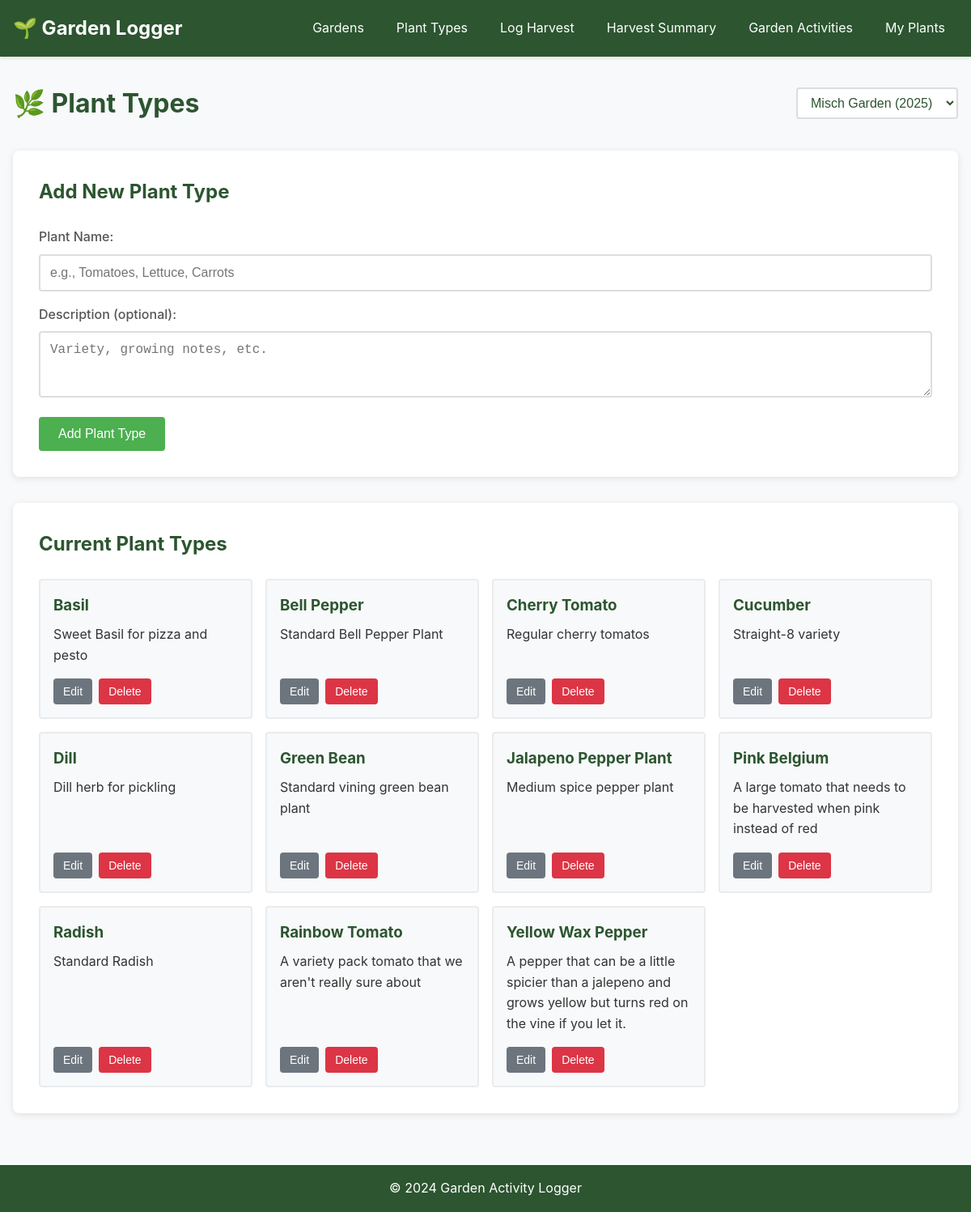
Screenshot of /plant-types with the database file from the repository.
### tables this page shows
CREATE TABLE "plant_types" (
                    id INTEGER PRIMARY KEY AUTOINCREMENT,
                    garden_id INTEGER NOT NULL,
                    name TEXT NOT NULL,
                    description TEXT,
                    created_at TIMESTAMP DEFAULT CURRENT_TIMESTAMP,
                    FOREIGN KEY (garden_id) REFERENCES gardens (id) ON DELETE CASCADE
                );

### main.py (the view)
@app.get("/plant-types", response_class=HTMLResponse)
async def plant_types_page(request: Request):
    current_garden_id = get_current_garden_id(request)
    current_garden = db.get_garden_by_id(current_garden_id)
    plant_types = db.get_plant_types(current_garden_id)
    gardens = db.get_gardens()
    return templates.TemplateResponse("plant_types.html", {
        "request": request,
        "plant_types": plant_types,
        "current_garden": current_garden,
        "gardens": gardens
    })

### templates/plant_types.html (shortened to what this page needs)
{% extends "base.html" %}
{% block content %}
<div class="container">
    <div class="page-header">
        <h1>🌿 Plant Types</h1>
        {% if gardens|length > 1 %}
            <select id="garden-select-plant-types" class="garden-dropdown-inline" onchange="switchGardenAndReload(this.value, '/plant-types')">
                {% for garden in gardens %}
                    <option value="{{ garden.id }}" {% if current_garden and garden.id == current_garden.id %}selected{% endif %}>
                        {{ garden.name }} ({{ garden.year }})
                    </option>
                {% endfor %}
            </select>
        {% elif current_garden %}
            <span class="current-garden-inline">{{ current_garden.name }} ({{ current_garden.year }})</span>
        {% endif %}
    </div>
    <div class="form-section">
        <h2>Add New Plant Type</h2>
        <form hx-post="/plant-types" hx-target="#plant-types-list" hx-swap="outerHTML">
            <div class="form-group">
                <label for="name">Plant Name:</label>
                <input type="text" id="name" name="name" placeholder="e.g., Tomatoes, Lettuce, Carrots" required>
            </div>
            <div class="form-group">
                <label for="description">Description (optional):</label>
                <textarea id="description" name="description" rows="3" placeholder="Variety, growing notes, etc."></textarea>
            </div>
            <button type="submit" class="btn btn-primary">Add Plant Type</button>
        </form>
    </div>
    <div class="list-section">
        <h2>Current Plant Types</h2>
        <div id="plant-types-list">
            {% include "partials/plant_types_list.html" %}
        </div>
    </div>
</div>
{% endblock %}

### templates/partials/plant_types_list.html
<div id="plant-types-list">
    {% if plant_types %}
        <div class="items-grid">
            {% for plant_type in plant_types %}
                <div class="item-card" id="plant-type-{{ plant_type.id }}">
                    <div class="item-content">
                        <h3>{{ plant_type.name }}</h3>
                        {% if plant_type.description %}
                            <p>{{ plant_type.description }}</p>
                        {% endif %}
                    </div>
                    <div class="item-actions">
                        <button hx-get="/plant-types/{{ plant_type.id }}/edit"
                                hx-target="#plant-type-{{ plant_type.id }}"
                                hx-swap="outerHTML"
                                class="btn btn-secondary btn-sm">Edit</button>
                        <button hx-delete="/plant-types/{{ plant_type.id }}"
                                hx-target="#plant-types-list"
                                hx-swap="outerHTML"
                                hx-confirm="Are you sure? This will delete all harvests and plants of this type."
                                class="btn btn-danger btn-sm">Delete</button>
                    </div>
                </div>
            {% endfor %}
        </div>
    {% else %}
        <p class="empty-message">No plant types added yet. Add your first plant type above!</p>
    {% endif %}
</div>

### static/css/style.css (style rules this page uses)
* { margin: 0; padding: 0; box-sizing: border-box; }
body { font-family: -apple-system, BlinkMacSystemFont, 'Segoe UI', Roboto, Oxygen, Ubuntu, Cantarell, sans-serif; line-height: 1.6; color: #333; background-color: #f8f9fa; }
.container { max-width: 1200px; margin: 0 auto; padding: 0 1rem; }
.page-header { margin-bottom: 2rem; display: flex; justify-content: space-between; align-items: center; }
.page-header h1 { color: #2c5530; margin: 0; flex: 1; }
.garden-dropdown-inline { padding: 0.5rem 0.75rem; border: 2px solid #ddd; border-radius: 4px; background-color: white; color: #2c5530; font-size: 1rem; font-weight: 500; min-width: 200px; max-width: 300px; width: auto; transition: border-color 0.3s; }
.form-section { background: white; padding: 2rem; border-radius: 8px; box-shadow: 0 2px 8px rgba(0,0,0,0.1); margin-bottom: 2rem; }
.form-section h2 { color: #2c5530; margin-bottom: 1.5rem; }
.form-group { margin-bottom: 1rem; }
label { display: block; margin-bottom: 0.5rem; font-weight: 500; color: #555; }
input[type="text"], input[type="number"], input[type="date"], select, textarea { width: 100%; padding: 0.75rem; border: 2px solid #ddd; border-radius: 4px; font-size: 1rem; transition: border-color 0.3s; }
.btn { display: inline-block; padding: 0.75rem 1.5rem; background-color: #4CAF50; color: white; text-decoration: none; border: none; border-radius: 4px; cursor: pointer; font-size: 1rem; transition: background-color 0.3s; }
.btn-primary { background-color: #4CAF50; }
.btn-secondary { background-color: #6c757d; }
.list-section { background: white; padding: 2rem; border-radius: 8px; box-shadow: 0 2px 8px rgba(0,0,0,0.1); }
.list-section h2 { color: #2c5530; margin-bottom: 1.5rem; }
.items-grid { display: grid; grid-template-columns: repeat(auto-fit, minmax(250px, 1fr)); gap: 1rem; }
.item-card { padding: 1rem; border: 2px solid #e9ecef; border-radius: 4px; background-color: #f8f9fa; }
.item-card h3 { color: #2c5530; margin-bottom: 0.5rem; }
.item-actions, .record-actions, .plant-actions, .entry-actions { display: flex; gap: 0.5rem; margin-top: 1rem; flex-wrap: wrap; }
.item-content { flex: 1; }
.item-card { display: flex; flex-direction: column; justify-content: space-between; }
.btn-sm { padding: 0.5rem 0.75rem; font-size: 0.875rem; }
.btn-danger { background-color: #dc3545; border-color: #dc3545; }

### rows the page displays
plant_types: name "Basil", description "Sweet Basil for pizza and pesto"
plant_types: name "Bell Pepper", description "Standard Bell Pepper Plant"
plant_types: name "Cherry Tomato", description "Regular cherry tomatos"
plant_types: name "Cucumber", description "Straight-8 variety"
plant_types: name "Dill", description "Dill herb for pickling"
plant_types: name "Green Bean", description "Standard vining green bean plant"
plant_types: name "Jalapeno Pepper Plant", description "Medium spice pepper plant"
plant_types: name "Pink Belgium", description "A large tomato that needs to be harvested when pink instead of red"
plant_types: name "Radish", description "Standard Radish"
plant_types: name "Rainbow Tomato", description "A variety pack tomato that we aren't really sure about"
plant_types: name "Yellow Wax Pepper", description "A pepper that can be a little spicier than a jalepeno and grows yellow but turns red on the vine if you let it."

### other values shown
form field value "Misch Garden (2025)"
